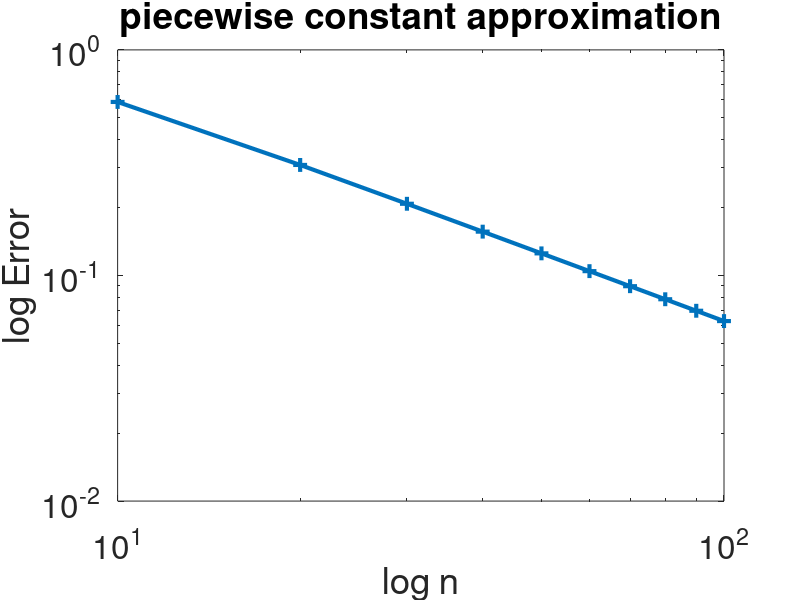

Recreate this plot in MATLAB.
%%%%%%%%%%%%%%%%%%%%%%%%%%%%%%%%%%%%%%%%%%%%%%%%%%%%%%%%%%%%%%%%%%%
%%%%%%%    An Introduction to Scientific Computing          %%%%%%%
%%%%%%%    I. Danaila, P. Joly, S. M. Kaber & M. Postel     %%%%%%%
%%%%%%%                 Springer, 2005                      %%%%%%%
%%%%%%%%%%%%%%%%%%%%%%%%%%%%%%%%%%%%%%%%%%%%%%%%%%%%%%%%%%%%%%%%%%%
%%
function y=APP_spline0()
n0=10;E=[];N=[];
for i=1:10, 
    n=i*n0;E=[E;errorS0(n)];N=[N;n];
end;
loglog(N,E,'-+','MarkerSize',10,'LineWidth',3);
set(gca,'FontSize',24);
xlabel('log n');ylabel('log Error');
fprintf('slope of the straight line  = %g\n ',log(E(end)/(E(1)))/log(N(end)/N(1)));
title('piecewise constant approximation')
function y=errorS0(n)
x=(0:n)'/n;h=1/n;fx=f(x);
%Evaluation of $p_i$ on each interval $[x_i,x_{i+1}]$
y=[];
for i=1:n
   Ii=linspace(x(i),x(i+1),20);
   fi=f(Ii);
   Si=f(.5*(x(i)+x(i+1)));
   y=[y norm(Si-fi,'inf')];   
end
y=max(y);


function y=f(x)
y=sin(4*pi*x);
